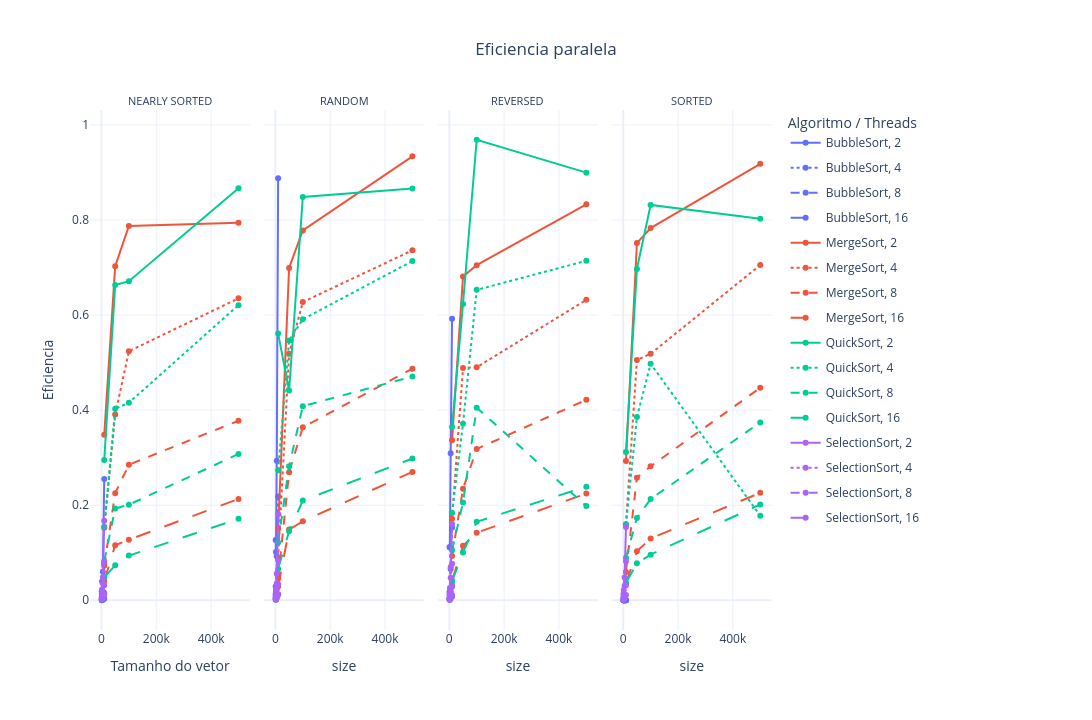

Notebook code cell kept with this figure:
### Markdown cell above
## 10. Gráfico de Eficiência Paralela

### Code cell
fig = px.line(
    speedup,
    x="size",
    y="efficiency",
    color="base_algorithm",
    line_dash="threads",
    facet_col="data_type",
    markers=True,
    hover_data=["speedup"],
    title="Eficiencia paralela"
)

fig.update_layout(yaxis_title="Eficiencia")
configure_figure(fig, "Algoritmo / Threads")
save_figure(fig, "eficiencia_paralela")
fig.show()
